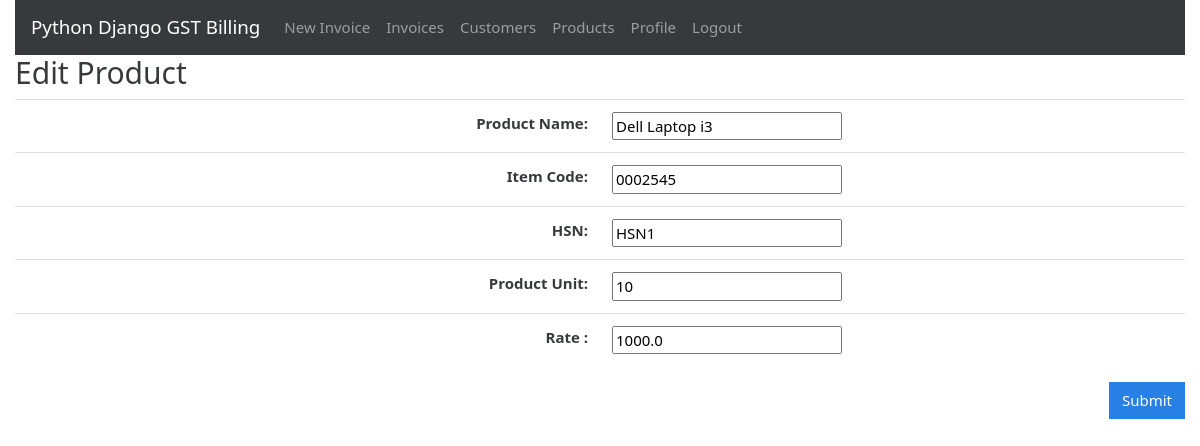
The app's page /products/edit/1 (signed in) with its own data.
### gstbillingapp/models.py (models this page shows, shortened)
class Product(models.Model):
    item_code = models.CharField(max_length=200,null=True, default="-")
    product_name = models.CharField(max_length=200)
    product_hsn = models.CharField(max_length=50, null=True, blank=True)
    product_unit = models.CharField(max_length=50)
    product_rate = models.FloatField()

### gstbillingapp/views.py (the view)
# urls.py: path('products/edit/<int:product_id>', views.product_edit, name='product_edit'),
@login_required
def product_edit(request, product_id):
    product_obj = get_object_or_404(Product, id=product_id)
    if request.method == "POST":
        product_form = ProductForm(request.POST, instance=product_obj)
        if product_form.is_valid():
            new_product = product_form.save()
            return redirect('products')
    context = {}
    context['product_form'] = ProductForm(instance=product_obj)
    return render(request, 'gstbillingapp/product_edit.html', context)

### gstbillingapp/forms.py
class ProductForm(ModelForm):
     class Meta:
         model = Product
         fields = ['product_name','item_code', 'product_hsn', 'product_unit', 'product_rate']

### gstbillingapp/templates/gstbillingapp/product_edit.html (shortened to what this page needs)
{% extends "gstbillingapp/base.html" %}
{% load static %}
{% block content %}
<h2>Edit Product</h2>
<form method="POST">
	<table class="table">
		<tbody class="two-col-form">
			<tr>
				<th scope="row" class="text-right">Product Name:</th>
				<td class="form-input-td">{{product_form.product_name}}</td>
			</tr>
			<tr>
				<th scope="row" class="text-right">Item Code:</th>
				<td class="form-input-td">{{product_form.item_code}}</td>
			</tr>
			<tr>
				<th scope="row" class="text-right">HSN:</th>
				<td class="form-input-td">{{product_form.product_hsn}}</td>
			</tr>
			<tr>
				<th scope="row" class="text-right">Product Unit:</th>
				<td class="form-input-td">{{product_form.product_unit}}</td>
			</tr>
			<tr>
				<th scope="row" class="text-right">Rate :</th>
				<td class="form-input-td">{{product_form.product_rate}}</td>
			</tr>
		</tbody>
	</table>
	<input type="submit" class="btn btn-primary float-right" value="Submit">
</form>
{% endblock %}

### gstbillingapp/static/gstbillingapp/main.css (style rules this page uses)
.two-col-form td, .two-col-form th { width: 25%; }

### records on screen
Product: product_name "Dell Laptop i3", item_code "0002545", product_hsn "HSN1", product_unit "10", product_rate "1000.0"
